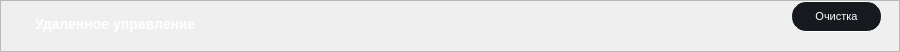
      <widget class="QFrame" name="frame_RemoteControl">
       <property name="geometry">
        <rect>
         <x>10</x>
         <y>367</y>
         <width>900</width>
         <height>45</height>
        </rect>
       </property>
       <property name="minimumSize">
        <size>
         <width>900</width>
         <height>0</height>
        </size>
       </property>
       <property name="maximumSize">
        <size>
         <width>900</width>
         <height>45</height>
        </size>
       </property>
       <property name="styleSheet">
        <string notr="true">/* styles.qss */

#frame_RemoteControl {
    background-color: #161A1E;
    border-radius: 15px; /* Установите значение по вашему усмотрению для достижения овальной формы */
}
</string>
       </property>
       <property name="frameShape">
        <enum>QFrame::StyledPanel</enum>
       </property>
       <property name="frameShadow">
        <enum>QFrame::Raised</enum>
       </property>
       <layout class="QHBoxLayout" name="horizontalLayout_8">
        <property name="spacing">
         <number>0</number>
        </property>
        <property name="leftMargin">
         <number>0</number>
        </property>
        <property name="topMargin">
         <number>0</number>
        </property>
        <property name="rightMargin">
         <number>0</number>
        </property>
        <property name="bottomMargin">
         <number>0</number>
        </property>
        <item>
         <widget class="QFrame" name="frame_8">
          <property name="minimumSize">
           <size>
            <width>0</width>
            <height>50</height>
           </size>
          </property>
          <property name="styleSheet">
           <string notr="true">background-color: transparent;</string>
          </property>
          <property name="frameShape">
           <enum>QFrame::StyledPanel</enum>
          </property>
          <property name="frameShadow">
           <enum>QFrame::Raised</enum>
          </property>
          <widget class="QPushButton" name="pushRemoteControl">
           <property name="geometry">
            <rect>
             <x>790</x>
             <y>0</y>
             <width>91</width>
             <height>31</height>
            </rect>
           </property>
           <property name="minimumSize">
            <size>
             <width>91</width>
             <height>31</height>
            </size>
           </property>
           <property name="maximumSize">
            <size>
             <width>91</width>
             <height>31</height>
            </size>
           </property>
           <property name="baseSize">
            <size>
             <width>0</width>
             <height>0</height>
            </size>
           </property>
           <property name="styleSheet">
            <string notr="true">/* styles.qss */

QPushButton {
    background-color: #161A1E;
    border-radius: 15px;
    color: white; /* Установите цвет текста */
    font-size: 11px; /* Установите размер шрифта */
    padding: 10px 20px; /* Установите отступы */
    border: 1px solid white; /* Уменьшаем толщину обводки до 1 пикселя */
}

QPushButton:hover {
    background-color: #2C3236;
    transition: background-color 0.3s ease;
}
</string>
           </property>
           <property name="text">
            <string>Очистка</string>
           </property>
          </widget>
          <widget class="QLabel" name="labelTextRemoteControl">
           <property name="geometry">
            <rect>
             <x>30</x>
             <y>10</y>
             <width>341</width>
             <height>21</height>
            </rect>
           </property>
           <property name="styleSheet">
            <string notr="true">/* styles.qss */

QLabel {
    color: white; /* Установите цвет текста в белый */
    font-size: 14px; /* Установите размер шрифта в 14 пикселей */
    font-family: &quot;Times New Roman&quot;; /* Установите тип шрифта по вашему выбору */
    font-weight: bold; /* Установите жирность шрифта (если нужно) */
    margin-top: 5px; /* Опустить текст на 10 пикселей вниз */
}
</string>
           </property>
           <property name="text">
            <string>Удаленное управление</string>
           </property>
          </widget>
          <widget class="QLabel" name="labelRemoteControl">
           <property name="geometry">
            <rect>
             <x>616</x>
             <y>10</y>
             <width>101</width>
             <height>20</height>
            </rect>
           </property>
           <property name="text">
            <string/>
           </property>
          </widget>
         </widget>
        </item>
       </layout>
      </widget>
